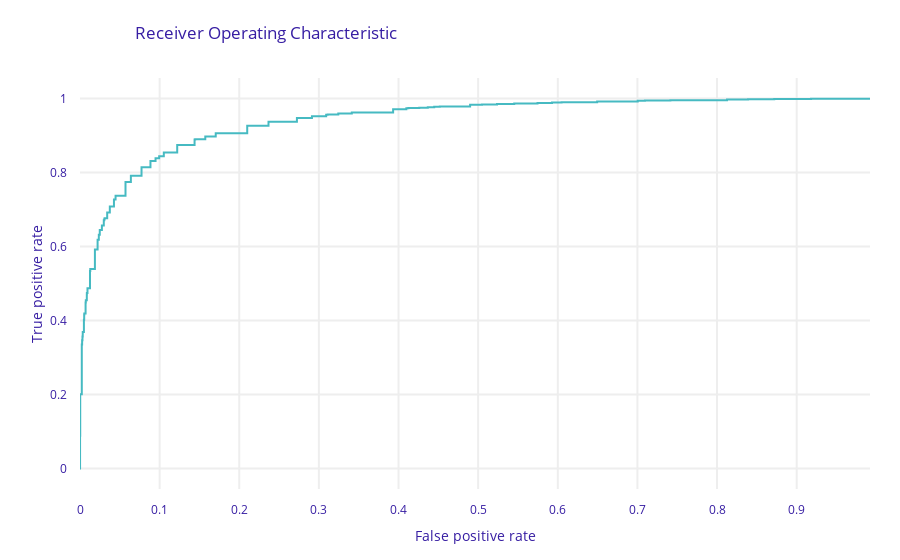

Notebook code for this chart:
### Code cell
exp.model_performance(model_type='classification').plot(geom='roc')
